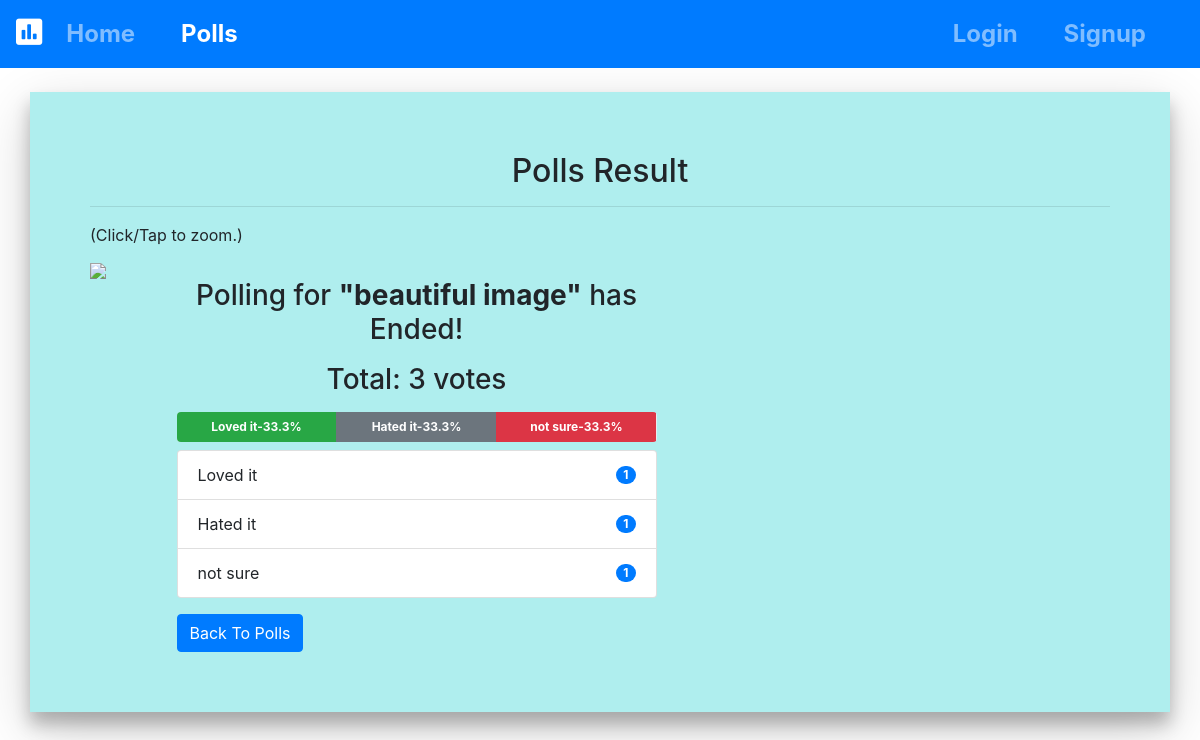
The page /polls/24/ on the database its author committed.
### polls/models.py (models this page shows, shortened)
class Poll(models.Model):
    owner = models.ForeignKey(User, on_delete=models.CASCADE)
    text = models.TextField()
    picture = models.BinaryField(null=True, editable=True)
    content_type = models.CharField(max_length=256, null=True, help_text='The MIMEType of the file')
    pub_date = models.DateTimeField(default=timezone.now)
    active = models.BooleanField(default=True)
    @property
    def get_vote_count(self):
        return self.vote_set.count()
    def get_result_dict(self):
        res = []
        for choice in self.choice_set.all():
            d = {}
            alert_class = ['primary', 'secondary', 'success',
                           'danger', 'dark', 'warning', 'info']
            d['alert_class'] = secrets.choice(alert_class)
            d['text'] = choice.choice_text
            d['num_votes'] = choice.get_vote_count
            if not self.get_vote_count:
                d['percentage'] = 0
            else:
                d['percentage'] = (choice.get_vote_count /
                                   self.get_vote_count)*100
            res.append(d)
        return res

class Choice(models.Model):
    poll = models.ForeignKey(Poll, on_delete=models.CASCADE)
    choice_text = models.CharField(max_length=255)
    @property
    def get_vote_count(self):
        return self.vote_set.count()

### polls/views.py (the view, shortened to what this page needs)
# urls.py: path('<int:poll_id>/', views.poll_detail, name='detail'),
def poll_detail(request, poll_id):
    poll = get_object_or_404(Poll, id=poll_id)
    if not poll.active:
        return render(request, 'polls/poll_result.html', {'poll': poll})

### polls/templates/polls/poll_result.html (shortened to what this page needs)
{% extends 'base.html' %}
{% load humanize %}
{% block content %}
<nav class="navbar navbar-expand-sm navbar-dark bg-primary">
    <a class="navbar-brand" href=""><i class="fas fa-poll" style="font-size:150%;"></i></a>
    <div class="collapse navbar-collapse" id="collapsibleNavId">
        <ul class="navbar-nav mr-auto mt-2 mt-lg-0">
            <li class="nav-item" style="margin-right:30px;font-size: 150%; font-weight: bold;">
                <a class="nav-link " href="{% url 'home' %}">Home <span class="sr-only">(current)</span></a>
            </li>
            <li class="nav-item " style="margin-right:30px;font-size: 150%; font-weight: bold;">
                <a class="nav-link active" href="{% url 'polls:list' %}">Polls</a>
            </li>
        </ul>
        <div class="navbar-nav ml-auto">
            {% if request.user.is_authenticated %}
            <a class="nav-link" style="margin-right:30px;font-size: 150%; font-weight: bold;" href="{% url 'polls:list_by_user' %}">My Polls</a>
            <a class="nav-link" style="margin-right:30px;font-size: 150%; font-weight: bold;" href="{% url 'accounts:logout' %}">Logout</a>
            {% else %}
            <a class="nav-link" style="margin-right:30px;font-size: 150%; font-weight: bold;" href="{% url 'accounts:login' %}">Login</a>
            <a class="nav-link" style="margin-right:30px;font-size: 150%; font-weight: bold;" href="{% url 'accounts:register' %}">Signup</a>
            {% endif %}
        </div>
    </div>
</nav>
<div class="containe pollresult">
<h2 style="text-align:center;">Polls Result</h2>
    <hr>
{% if poll.content_type %}
<p>(Click/Tap to zoom.)</p>
<img class="pollimgresult"style="" src="{% url 'polls:poll_picture' poll.id %}"
    onclick="document.getElementById('overlay').style.display = 'block';">
{% endif %}
    {% if messages %}
    <div class="messages">
        {% for message in messages %}
        <div {% if message.tags %} class="{{ message.tags }}" {% endif %}>{{ message }}
            <button type="button" class="close" data-dismiss="alert" aria-label="Close">
                <span aria-hidden="true">&times;</span>
            </button>
        </div>
        {% endfor %}
    </div>
    {% else %}
    <div class="pollgraph" style="">
        <div class="col-md-12 offset-sm-0" style="">
            {% if poll.active %}
            <h3 class="mt-3 mb-3 text-center">Results till now: {{ poll.text }}</h3>
            {% else %}
            <h3 class="mt-3 mb-3 text-center">Polling for <b>"{{ poll.text }}"</b> has Ended!</h3>
            {% endif %}
            <h3 class="mb-2 text-center">Total: {{ poll.get_vote_count }} votes</h3>
            <div class="progress mt-3 mb-2" style="height:30px;">
                {% for choice in poll.get_result_dict %}
                <div class="progress-bar bg-{{ choice.alert_class }}" role="progressbar" style="width: {{ choice.percentage }}%;"
                    aria-valuenow="30" aria-valuemin="0" aria-valuemax="100"><b style="font-size:100%;">
                        {{choice.text|truncatewords:2}}-{{choice.percentage|floatformat}}%</b>
                </div>
                {% endfor %}
            </div>
            <ul class="list-group">
                {% for choice in poll.choice_set.all %}
                <li class="list-group-item d-flex justify-content-between align-items-center">
                    {{ choice.choice_text }}
                    <span class="badge badge-primary badge-pill">{{ choice.get_vote_count }}</span>
                </li>
                {% endfor %}
            </ul>
            {% endif %}
            <a class="btn btn-primary mt-3" href="{% url 'polls:list' %}" role="button">Back To Polls</a>
        </div>
    </div>
</div>
{% endblock content %}

### templates/base.html (shortened to what this page needs)
{% load static %}
<!DOCTYPE html>
<html lang="en">
<head>
    <link rel="stylesheet" href="https://maxcdn.bootstrapcdn.com/bootstrap/4.0.0/css/bootstrap.min.css"
>
    <link rel="stylesheet" href="https://use.fontawesome.com/releases/v5.6.3/css/all.css"
>
    {% load static %}
    <link rel="stylesheet" href="{% static "css/home_style.css" %}">
</head>
<body>
    {% block content %}
    {% endblock content %}
</body>
</html>

### static/css/home_style.css (style rules this page uses)
.pollresult { margin: auto; width:95%; background-color: #afeeee ; padding: 5%; border-radius: 0%; box-shadow: 0 12px 16px 0 rgba(0,0,0,0.24), 0 17px 50px 0 rgba(0,0,0,0.19); margin-bottom:5%; margin-top:2%; }
.pollimgresult { max-width:40%; vertical-align: top; }
.pollgraph { display:inline-block; width:50%; margin-left:5%; }

### rows shown on the page
Poll: text "beautiful image", get_vote_count "3"
Choice: text "Loved it", choice_text "Loved it", get_vote_count "1"
Choice: text "Hated it", choice_text "Hated it", get_vote_count "1"
Choice: text "not sure", choice_text "not sure", get_vote_count "1"

### other values the page prints
{{ choice.percentage|floatformat }} "33.3" "33.3" "33.3"
